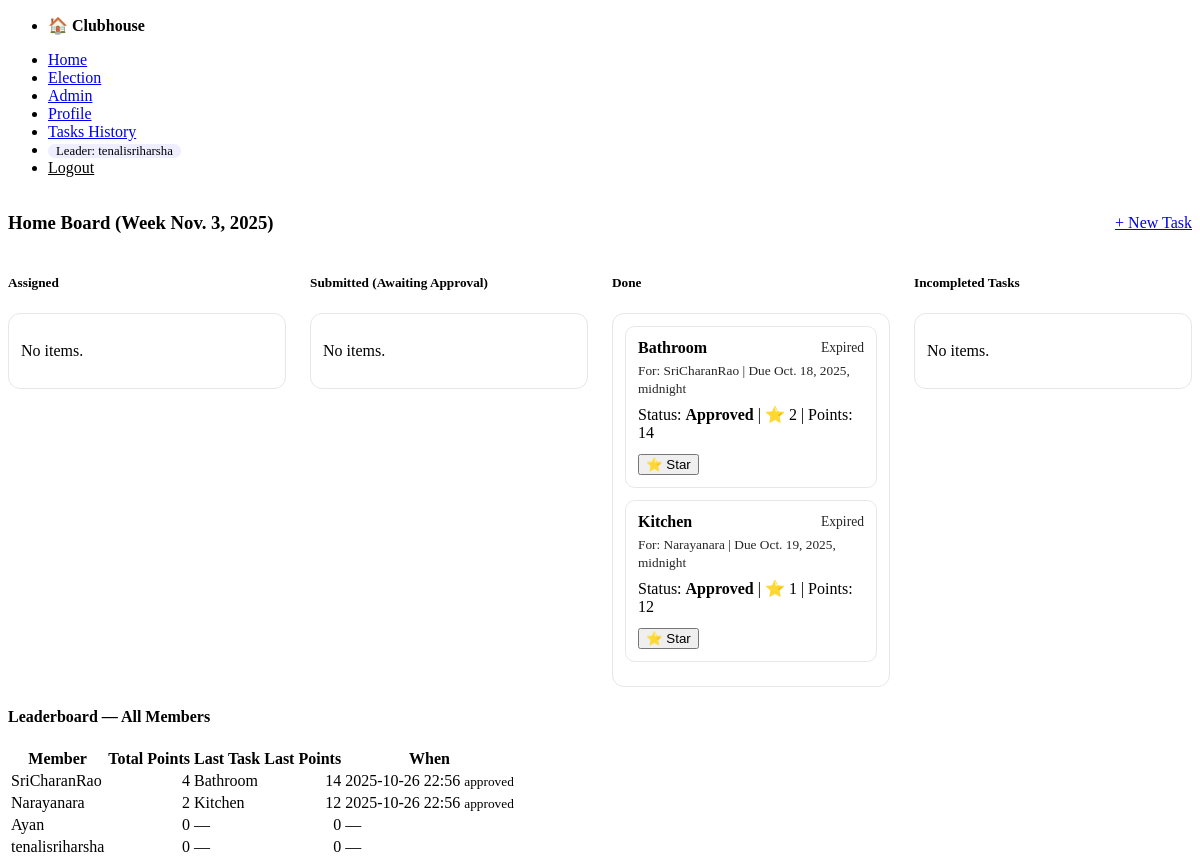
The app's page / (signed in) with its own data.
### core/models.py (models this page shows, shortened)
class SiteSetting(models.Model):
    join_code = models.CharField(max_length=32, blank=True, default='')
    current_leader = models.ForeignKey(
        User, null=True, blank=True, on_delete=models.SET_NULL, related_name='leader_of'
    )
    @classmethod
    def get_solo(cls):
        obj, _ = cls.objects.get_or_create(pk=1)
        return obj

### tasksapp/models.py (models this page shows, shortened)
class Assignment(models.Model):
    STATUS_ASSIGNED = 'ASSIGNED'
    STATUS_SUBMITTED = 'SUBMITTED'
    STATUS_APPROVED = 'APPROVED'
    STATUS_CHOICES = [
        (STATUS_ASSIGNED, 'Assigned'),
        (STATUS_SUBMITTED, 'Submitted'),
        (STATUS_APPROVED, 'Approved'),
    ]
    task = models.ForeignKey(Task, on_delete=models.CASCADE, related_name='assignments')
    assignee = models.ForeignKey(User, on_delete=models.CASCADE, related_name='assignments')
    status = models.CharField(max_length=12, choices=STATUS_CHOICES, default=STATUS_ASSIGNED)
    submitted_at = models.DateTimeField(null=True, blank=True)
    approved_at = models.DateTimeField(null=True, blank=True)
    created_at = models.DateTimeField(auto_now_add=True)
    due_at = models.DateTimeField(null=True, blank=True)
    approved_by = models.ForeignKey(User, null=True, blank=True, on_delete=models.SET_NULL, related_name='approved_assignments')
    stars_awarded = models.IntegerField(default=0)
    points_awarded = models.IntegerField(default=0)
    late_penalized = models.BooleanField(default=False)
    rolled_from = models.ForeignKey('self', null=True, blank=True, on_delete=models.SET_NULL, related_name='rolls')
    class Meta:
        unique_together = ('task', 'assignee')

class Task(models.Model):
    title = models.CharField(max_length=120)
    description = models.TextField(blank=True)
    week_start = models.DateField()  # Monday
    due_at = models.DateTimeField()
    created_by = models.ForeignKey(User, on_delete=models.CASCADE, related_name='tasks_created')

### tasksapp/views.py (the view, shortened to what this page needs)
# urls.py: 2. Add a URL to urlpatterns:  path('', views.home, name='home')
@login_required
@approved_required
def home(request):
    from django.db.models import Q
    now = timezone.now()
    base_qs = (Assignment.objects
               .select_related('task', 'assignee', 'assignee__profile')
               .order_by('-task__week_start', 'task__due_at'))
    assigned = list(base_qs.filter(status=Assignment.STATUS_ASSIGNED))
    submitted = list(base_qs.filter(status=Assignment.STATUS_SUBMITTED))
    approved = list(base_qs.filter(status=Assignment.STATUS_APPROVED))
    overdue = list(base_qs.filter(task__due_at__lt=now).exclude(status=Assignment.STATUS_APPROVED))
    today = date.today()
    week_start = monday_of_week(today)
    weekly_points = {}
    weekly_stars = {}
    week_approved = [a for a in approved if a.task.week_start == week_start]
    for a in week_approved:
        weekly_points[a.assignee_id] = weekly_points.get(a.assignee_id, 0) + (a.points_awarded or 0)
        weekly_stars[a.assignee_id] = weekly_stars.get(a.assignee_id, 0) + (a.stars_awarded or 0)
    top_points = sorted(weekly_points.items(), key=lambda x: x[1], reverse=True)[:5]
    top_stars = sorted(weekly_stars.items(), key=lambda x: x[1], reverse=True)[:5]
    user_ids = {uid for uid, _ in (top_points + top_stars)}
    users_map = {u.id: u for u in User.objects.filter(id__in=user_ids)}
    top_points = [(users_map.get(uid), pts) for uid, pts in top_points]
    top_stars = [(users_map.get(uid), st) for uid, st in top_stars]
    users_all = (User.objects
                 .filter(is_active=True)
                 .select_related('profile')
                 .order_by('-profile__points_total', 'username'))
    leaderboard_all = []
    for u in users_all:
        last_task_title = None
        last_points = 0
        last_when = None
        last_status = None
        last = (Assignment.objects
                .filter(assignee=u, status=Assignment.STATUS_APPROVED)
                .select_related('task')
                .order_by('-approved_at')
                .first())
        if last:
            last_status = 'approved'
            last_when = last.approved_at
            last_points = last.points_awarded or 0
            last_task_title = last.task.title if last.task_id else None
        else:
            last = (Assignment.objects
                    .filter(assignee=u, status=Assignment.STATUS_SUBMITTED)
                    .select_related('task')
                    .order_by('-submitted_at')
                    .first())
            if last:
                last_status = 'submitted'
                last_when = last.submitted_at
                last_task_title = last.task.title if last.task_id else None
            else:
                last = (Assignment.objects
                        .filter(assignee=u, status=Assignment.STATUS_ASSIGNED)
                        .select_related('task')
                        .order_by('-task__due_at', '-id')
                        .first())
                if last:
                    last_status = 'assigned'
                    last_when = last.task.due_at
                    last_task_title = last.task.title if last.task_id else None
        leaderboard_all.append({
            'user': u,
            'points_total': getattr(getattr(u, 'profile', None), 'points_total', 0) or 0,
            'last_task_title': last_task_title,
            'last_points': last_points,
            'last_when': last_when,
            'last_status': last_status,
        })
    return render(request, 'tasksapp/home.html', {
        'assigned': assigned,
        'submitted': submitted,
        'approved': approved,
        'overdue': overdue,
        'is_leader': is_leader(request.user),
        'top_points': top_points,
        'top_stars': top_stars,
        'leaderboard_all': leaderboard_all,
        'week_start': week_start,
        'now': now,
    })

### core/context_processors.py (called while the page is built)
def site_settings(request):
    return {'SITE': SiteSetting.get_solo()}

### tasksapp/models.py (called while the page is built)
def monday_of_week(d: date):
    return d - timedelta(days=(d.weekday()))  # Monday is 0

### tasksapp/views.py (called while the page is built)
def is_leader(user):
    return SiteSetting.get_solo().current_leader_id == user.id or user.is_superuser or user.is_staff

def approved_required(view_func):
    @wraps(view_func)
    def _wrapped(request, *args, **kwargs):
        prof = getattr(request.user, 'profile', None)
        if not prof or not prof.is_approved:
            return redirect('accounts:pending')
        return view_func(request, *args, **kwargs)
    return _wrapped

### templates/tasksapp/home.html
{% extends "base.html" %}
{% block content %}
<div style="display:flex; justify-content:space-between; align-items:center; gap:1rem; flex-wrap:wrap;">
  <h3>Home Board (Week {{ week_start }})</h3>
  {% if is_leader %}<a href="{% url 'tasksapp:task_new' %}" class="contrast">+ New Task</a>{% endif %}
</div>
<div class="board-columns">
  <div class="board-col">
    <h5>Assigned</h5>
    <div class="col-body" id="col-assigned">
      {% for a in assigned %}
        {% include "tasksapp/_card.html" with a=a %}
      {% empty %}<p>No items.</p>{% endfor %}
    </div>
  </div>
  <div class="board-col">
    <h5>Submitted (Awaiting Approval)</h5>
    <div class="col-body" id="col-submitted">
      {% for a in submitted %}
        {% include "tasksapp/_card.html" with a=a %}
      {% empty %}<p>No items.</p>{% endfor %}
    </div>
  </div>
  <div class="board-col">
    <h5>Done</h5>
    <div class="col-body" id="col-approved">
      {% for a in approved %}
        {% include "tasksapp/_card.html" with a=a %}
      {% empty %}<p>No items.</p>{% endfor %}
    </div>
  </div>
  <div class="board-col">
    <h5>Incompleted Tasks</h5>
    <div class="col-body" id="col-overdue">
      {% for a in overdue %}
        {% include "tasksapp/_card.html" with a=a %}
      {% empty %}<p>No items.</p>{% endfor %}
    </div>
  </div>
</div>
<article>
  <h4>Leaderboard — All Members</h4>
  {% include "tasksapp/_leaderboard_all.html" %}
</article>
{% endblock %}

### templates/base.html (shortened to what this page needs)
<!doctype html>
<html lang="en">
<head>
  <link rel="stylesheet" href="https://unpkg.com/@picocss/pico@1.5.10/css/pico.min.css">
</head>
<body>
  <nav class="container-fluid">
    <ul>
      <li><strong>🏠 Clubhouse</strong></li>
    </ul>
    <ul>
      {% if user.is_authenticated %}
        <li><a href="{% url 'tasksapp:home' %}">Home</a></li>
        <li><a href="{% url 'elections:current' %}">Election</a></li>
        {% if user.is_superuser or user.is_staff %}<li><a href="{% url 'core:admin_panel' %}">Admin</a></li>{% endif %}
        <li><a href="{% url 'accounts:profile' %}">Profile</a></li>
        <li><a href="{% url 'tasksapp:history' %}">Tasks History</a></li>
        <li><span class="badge">Leader: {{ SITE.current_leader.username|default:"—" }}</span></li>
        <li>
          <form method="post" action="{% url 'accounts:logout' %}" style="display:inline;">
            <button type="submit" class="linklike">Logout</button>
          </form>
        </li>
      {% else %}
        <li><a href="{% url 'accounts:login' %}">Login</a></li>
        <li><a href="{% url 'accounts:signup' %}">Signup</a></li>
      {% endif %}
    </ul>
  </nav>
  <main class="container">
    {% block content %}{% endblock %}
  </main>
</body>
</html>

### templates/tasksapp/_card.html (shortened to what this page needs)
{% now "U" as now_ts %}
{% with due_ts=a.task.due_at|date:'U' %}
<div class="card" id="a-{{ a.id }}"{% if due_ts < now_ts %} class="expired"{% endif %}>
  <div style="display:flex; justify-content:space-between; align-items:center; gap:.75rem;">
    <strong>{{ a.task.title }}</strong>
    <span class="countdown" data-countdown="{{ a.task.due_at|date:'c' }}" style="font-size:.85rem; opacity:.85;"></span>
  </div>
  <p style="margin:.25rem 0 .5rem 0; opacity:.85;"><small>For: {{ a.assignee.username }} | Due {{ a.task.due_at }}</small></p>
  <p style="margin:.25rem 0 .75rem 0;">
    Status: <strong>{{ a.get_status_display }}</strong>
    {% if a.stars_awarded %} | ⭐ {{ a.stars_awarded }}{% endif %}
    {% if a.points_awarded %} | Points: {{ a.points_awarded }}{% endif %}
  </p>
  <div style="display:flex; gap:.5rem; flex-wrap:wrap;">
    {% if is_leader %}
      <button
        hx-post="{% url 'tasksapp:assignment_star' a.id %}"
        hx-target="#a-{{ a.id }}"
        hx-swap="outerHTML"
      >⭐ Star</button>
    {% endif %}
  </div>
</div>
{% endwith %}

### templates/tasksapp/_leaderboard_all.html
<div class="leaderboard-scroll">
  <table>
    <thead>
      <tr>
        <th>Member</th>
        <th>Total Points</th>
        <th>Last Task</th>
        <th>Last Points</th>
        <th>When</th>
      </tr>
    </thead>
    <tbody>
      {% for row in leaderboard_all %}
        <tr>
          <td>{{ row.user.username }}</td>
          <td style="text-align:right;">{{ row.points_total }}</td>
          <td>{{ row.last_task_title|default:"—" }}</td>
          <td style="text-align:right;">{{ row.last_points|default:0 }}</td>
          <td>
            {% if row.last_when %}{{ row.last_when|date:"Y-m-d H:i" }}{% else %}—{% endif %}
            {% if row.last_status %}<small>{{ row.last_status }}</small>{% endif %}
          </td>
        </tr>
      {% empty %}
        <tr><td colspan="5">No members yet.</td></tr>
      {% endfor %}
    </tbody>
  </table>
</div>

### templates/base.html (style rules this page uses)
.board-columns { display: flex; gap: 24px; align-items: flex-start; }
.board-col { flex: 1; min-width: 260px; }
.board-col .col-body { max-height: calc(100vh - 260px); overflow-y: auto; padding: 12px; background: #ffffff; border-radius: 12px; border: 1px solid #e5e7eb; }
.leaderboard-scroll { max-height: 360px; overflow-y: auto; }
.leaderboard-scroll thead tr { position: sticky; top: 0; background: #fff; z-index: 1; }
.card { background: white; border: 1px solid #e5e7eb; padding: .75rem; border-radius: .6rem; margin-bottom: .75rem; }
.badge { background: #eef; padding: 0 .5rem; border-radius: 999px; font-size: .8rem; }
nav ul { align-items: center; }
.linklike { background: none; border: none; padding: 0; color: inherit; text-decoration: underline; cursor: pointer; font: inherit; }

### records on screen
SiteSetting: current_leader.username "tenalisriharsha"
Assignment: task "Bathroom", assignee.username "SriCharanRao", task.due_at "Oct. 18, 2025, midnight", status "Approved", stars_awarded "2", points_awarded "14"
Assignment: task "Kitchen", assignee.username "Narayanara", task.due_at "Oct. 19, 2025, midnight", status "Approved", stars_awarded "1", points_awarded "12"

### other values on screen
{{ week_start }} "Nov. 3, 2025"
{{ row.user.username }} "SriCharanRao"
{{ row.points_total }} "4"
{{ row.last_task_title|default:"—" }} "Bathroom"
{{ row.last_points|default:0 }} "14"
{{ row.last_when|date:"Y-m-d H:i" }} "2025-10-26 22:56"
{{ row.last_status }} "approved"
{{ row.user.username }} "Narayanara"
{{ row.points_total }} "2"
{{ row.last_task_title|default:"—" }} "Kitchen"
{{ row.last_points|default:0 }} "12"
{{ row.user.username }} "Ayan"
{{ row.points_total }} "0"
{{ row.last_task_title|default:"—" }} "—"
{{ row.last_points|default:0 }} "0"
